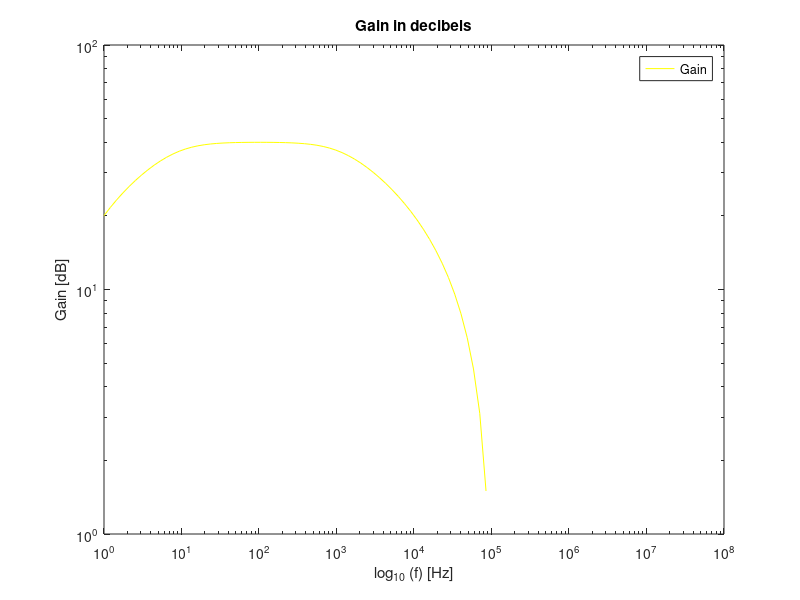

The MATLAB script that drew this image:
%Variables

%Ci = 0.3u;
%Ri = 1000;
%R4 = 1k;
%R3 = 10k;
%Ro = 100;
%Co = 8E-7;

%Gain Stage

Vcc=5.0;
Vee=-5.0;
%Vin in 0 0 ac 1.0 sin(0 10m 1k);
R1=1e3;
R2=100e3;

%Low Frequency Cut

Rlcut=100e3;
Clcut=1e-6;

%High Frequency Cut

Rhcut=1e3;
Chcut=1e-6;


retval = 0;

function retval = transf (s)
	Rlcut=100e3;
	Clcut=1e-6;
	Rhcut=1e3;
	Chcut=1e-6;
	R1=1e3;
	R2=100e3;
  retval = ((Rlcut*Clcut*s)/(1+Rlcut*Clcut*s))*(1+(R2)/(R1))*((1)/(1+Rhcut*Chcut*s));
  return;
endfunction

w = [];
f = [];
Af = zeros(100);
i = 1;
w=logspace(0, 8, 100);
j=sqrt(-1);

%The Gain of the Gain Stage
printf("The Gain of the Gain Stage = %f\n", (1+(R2)/(R1)));
omega_L = (1)/(Rlcut*Clcut);
printf("omega_L = %f\n", omega_L);
omega_H = (1)/(Rhcut*Chcut);
printf("omega_H = %f\n", omega_H);
omega_0 = sqrt(omega_L*omega_H);
printf("omega_0 = %f\n", omega_0);
printf("Gain (omega_0) = %f [dB]\n", 20*log10 (abs(transf (omega_0*j))));

while (i <= 100)
	Af(i) = 20*log10 (abs(transf (w(i)*j)));
	printf("w(%d) = %f\n", i, w(i));
	printf("Af(%d) = %f\n", i, Af(i));
	printf("\n");
	i++;
endwhile;

%printf("%g\n", Af);


gain = figure();
loglog(w , Af , "y");
title("Gain in decibels");
legend("Gain");
xlabel ("log_{10} (f) [Hz]");
ylabel ("Gain [dB]");
print (gain, "gain.eps", "-depsc");










%gain stage

VT=25e-3;
BFN=178.7;
VAFN=69.7;
RE1=300;
RC1=1000;
RB1=80000;
RB2=25000;
VBEON=0.7;
VCC=12;
RS=30;
Ci = 0.01e-3;
Cb = 0.01e-3;
Co = 1e-6;
RL = 8;
Vin = 10e-3;

RB=1/(1/RB1+1/RB2);
VEQ=RB2/(RB1+RB2)*VCC;
IB1=(VEQ-VBEON)/(RB+(1+BFN)*RE1);
IC1=BFN*IB1;
IE1=(1+BFN)*IB1;
VE1=RE1*IE1;
VO1=VCC-RC1*IC1;
VCE=VO1-VE1;


gm1=IC1/VT;
rpi1=BFN/gm1;
ro1=VAFN/IC1;

RSB=RB*RS/(RB+RS);

AV1 = RSB/RS * RC1*(RE1-gm1*rpi1*ro1)/((ro1+RC1+RE1)*(RSB+rpi1+RE1)+gm1*RE1*ro1*rpi1 - RE1^2);
AVI_DB = 20*log10(abs(AV1));
AV1simple = RB/(RB+RS) * gm1*RC1/(1+gm1*RE1);
AVIsimple_DB = 20*log10(abs(AV1simple));

RE1=0;
AV1 = RSB/RS * RC1*(RE1-gm1*rpi1*ro1)/((ro1+RC1+RE1)*(RSB+rpi1+RE1)+gm1*RE1*ro1*rpi1 - RE1^2);
AV1_DB = 20*log10(abs(AV1));
AV1simple =  - RSB/RS * gm1*RC1/(1+gm1*RE1);
AVIsimple_DB = 20*log10(abs(AV1simple));

RE1=300;
ZI1 = 1/(1/RB+1/(((ro1+RC1+RE1)*(rpi1+RE1)+gm1*RE1*ro1*rpi1 - RE1^2)/(ro1+RC1+RE1)));
ZX = ro1*(   1/RE1+1/(rpi1+RSB)+1/ro1+gm1*rpi1/(rpi1+RSB)  )/(   1/RE1+1/(rpi1+RSB) );
ZO1 = 1/(1/ZX+1/RC1);

RE1=0;
ZI1 = 1/(1/RB+1/(((ro1+RC1+RE1)*(rpi1+RE1)+gm1*RE1*ro1*rpi1 - RE1^2)/(ro1+RC1+RE1)));
ZO1 = 1/(1/ro1+1/RC1);

filegain = fopen ("gainstg.tex" , "w");

fprintf(filegain , "Gain Stage Gain [dB] & %f \\\\ \\hline \n" , AV1_DB);
fprintf(filegain , "Gain Stage Gain & %f \\\\ \\hline \n" , AV1);
fprintf(filegain , "Gain Stage Input Impedance [Ohm] & %f \\\\ \\hline \n" , ZI1);
fprintf(filegain , "Gain Stage Output Impedance [Ohm] & %f \\\\ \\hline \n" , ZO1);

fclose (filegain);

%ouput stage
BFP = 227.3;
VAFP = 37.2;
RE2 = 100;
VEBON = 0.7;
VI2 = VO1;
IE2 = (VCC-VEBON-VI2)/RE2;
IC2 = BFP/(BFP+1)*IE2;
VO2 = VCC - RE2*IE2;

gm2 = IC2/VT;
go2 = IC2/VAFP;
gpi2 = gm2/BFP;
ge2 = 1/RE2;

AV2 = gm2/(gm2+gpi2+go2+ge2);
AV2_DB = 20*log10(AV2);
ZI2 = (gm2+gpi2+go2+ge2)/gpi2/(gpi2+go2+ge2);
ZO2 = 1/(gm2+gpi2+go2+ge2);

fileoutp = fopen("outputstg.tex" , "w");

fprintf(fileoutp , "Output Stage Gain [dB] & %f \\\\ \\hline \n" , AV2_DB);
fprintf(fileoutp , "Output Stage Gain & %f \\\\ \\hline \n" , AV2);
fprintf(fileoutp , "Output Stage Input Impedance [Ohm] & %f \\\\ \\hline \n" , ZI2);
fprintf(fileoutp , "Output Stage Output Impedance [Ohm] & %f \\\\ \\hline \n" , ZO2);

fclose (fileoutp);

%total
gB = 1/(1/gpi2+ZO1);
AV = abs((gB+gm2/gpi2*gB)/(gB+ge2+go2+gm2/gpi2*gB)*AV1);
AV_DB = 20*log10(abs(AV));
ZI=ZI1;
ZO=1/(go2+gm2/gpi2*gB+ge2+gB);

filetotal = fopen("total.tex" , "w");

fprintf(filetotal , "Total Circuit Gain [dB] & %f \\\\ \\hline \n" , AV_DB);
fprintf(filetotal , "Total Circuit Gain & %f \\\\ \\hline \n" , AV);
fprintf(filetotal , "Total Circuit Input Impedance [Ohm] & %f \\\\ \\hline \n" , ZI);
fprintf(filetotal , "Total Circuit Output Impedance [Ohm] & %f \\\\ \\hline \n" , ZO);

fclose (filetotal);


%frequency response
RE1=300;
rpi2 = 1/gpi2;
ro2 = 1/go2;
Af = [];
Af_db = [];
i=1;

for f=1:0.1:8
	w = 2*pi*power(10,f);
	Z_Ci = (1/(j*w*Ci));
	Z_Cb = (1/(j*w*Cb));
	Z_Co = (1/(j*w*Co));
	ZA = RS+Z_Ci;
	ZB = 1/(1/RE1 + 1/Z_Cb);
	ZC = (1/((1/RE2) + (1/(Z_Co + RL))));

	T = [-(RB + ZA) , RB , 0 , 0 , 0 , 0 , 0; 
		RB , -(ZB + rpi1 + RB) , 0 , ZB , 0 , 0 , 0; 
		0 , gm1*rpi1 , 1 , 0 , 0 , 0 , 0; 
		0 , ZB , ro1 , -(ZB + ro1 + RC1) , RC1 , 0 , 0; 
		0 , 0 , 0 , RC1 , -(ZC + rpi2 +RC1) , 0 , ZC; 
		0 , 0 , 0 , 0 , gm2*rpi2 , 1 , 0; 
		0 , 0 , 0 , 0 , ZC , ro2 , -(ZC + ro2)]; 
	U = [Vin;
		0;
		0;
		0;
		0;
		0;
		0];
	H = T\U;

	vo = (ZC * (H(7) - H(5)));
	Af(i) = ((RL/(RL + Z_Co))* vo)/Vin;
	Af_db(i) = 20*(log10(abs(Af(i))));
	i++;
endfor;

f=1:0.1:8;
